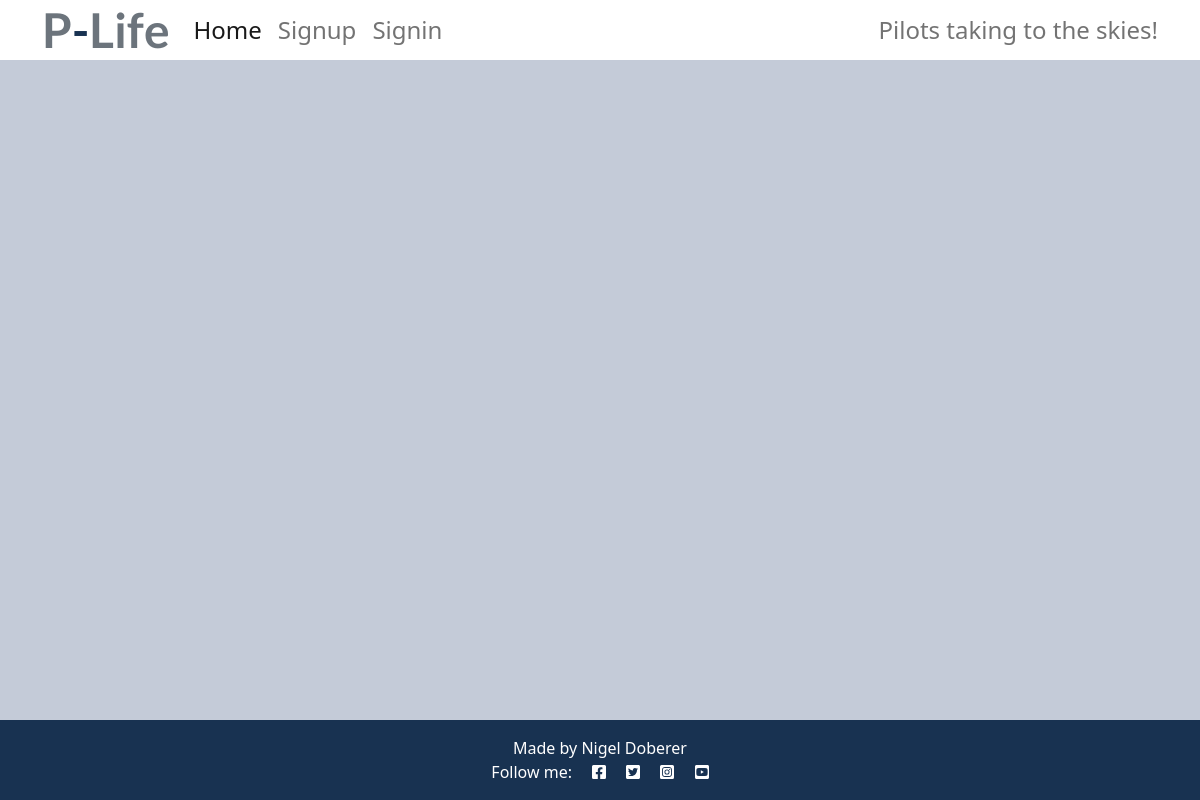
Before: / with the older database file.
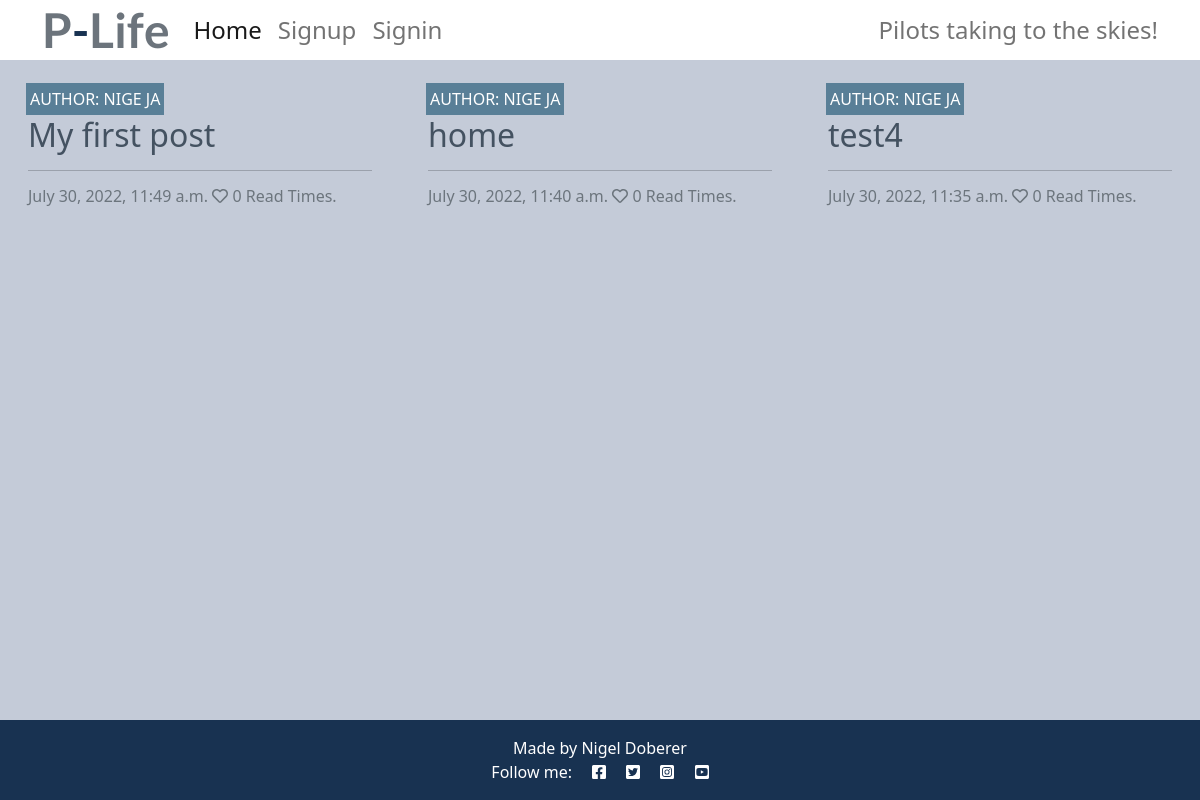
After: the same page with the newer database file.
### forum/models.py (models this page shows, shortened)
class Post(models.Model):
    title = models.CharField(max_length=400, unique=True, blank=True)
    post_image = ResizedImageField(size=[50, 80], quality=100, upload_to="posts", default=None, null=True, blank=True)
    slug = models.SlugField(max_length=400, unique=True, blank=True)
    author = models.ForeignKey(
        Author, on_delete=models.CASCADE, related_name="blog_posts"
    )
    featured_image = CloudinaryField('image', default='placeholder')
    excerpt = models.TextField(blank=True)
    updated_on = models.DateTimeField(auto_now=True)
    content = HTMLField()
    categories = models.ManyToManyField(Category)
    created_on = models.DateTimeField(auto_now_add=True)
    approved = models.BooleanField(default=False)
    hit_count_generic = GenericRelation(
        HitCount, object_id_field='object_pk',
        related_query_name='hit_count_generic_relation'
    )
    tags = TaggableManager()
    status = models.IntegerField(choices=STATUS, default=0)
    likes = models.ManyToManyField(
        User, related_name='blogpost_like', blank=True)
    class Meta:
        ordering = ["-created_on"]
    def number_of_likes(self):
        return self.likes.count()

class Author(models.Model):
    user = models.ForeignKey(User, on_delete=models.CASCADE)
    fullname = models.CharField(max_length=40, blank=True)
    slug = slug = models.SlugField(max_length=400, unique=True, blank=True)
    bio = HTMLField()
    points = models.IntegerField(default=0)
    profile_pic = ResizedImageField(size=[50, 80], quality=100, upload_to="authors", default=None, null=True, blank=True)
    def __str__(self):
        return self.fullname

### forum/views.py (the view)
# urls.py: path("", views.PostList.as_view(), name="home"),
class PostList(generic.ListView):
    model = Post
    queryset = Post.objects.filter(status=1).order_by("-created_on")
    template_name = "index.html"
    paginate_by = 6

### templates/index.html (shortened to what this page needs)
{% extends "base.html" %}
{% block content %}
{% load hitcount_tags %}
<div class="container-fluid">
    <div class="row">
        <div class="col-12 mt-3 left">
            <div class="row">
                {% for post in post_list %}
                <div class="col-md-4">
                    <div class="card mb-4">
                        <div class="card-body">
                            <div class="image-container">
                                <div class="image-flash">
                                    <p class="author">Author: {{ post.author }}</p>
                                </div>
                            </div>
                            <a href="{% url 'post_detail' post.slug  %}" class="post-link">
                                <h2 class="card-title">{{ post.title }}</h2>
                            </a>
                            <hr />
                            <p class="card-text text-muted h6">{{ post.created_on}} <i class="far fa-heart"></i>
                                {{ post.number_of_likes }} Read {% get_hit_count for post %} Times.</p>
                        </div>
                    </div>
                </div>
                {% if forloop.counter|divisibleby:3 %}
            </div>
            <div class="row">
                {% endif %}
                {% endfor %}
            </div>
        </div>
    </div>
</div>
{%endblock%}

### templates/base.html (shortened to what this page needs)
{% load static %}
<!DOCTYPE html>
<html class="h-100">
<head>
    <link rel="stylesheet" href="https://cdnjs.cloudflare.com/ajax/libs/font-awesome/5.15.3/css/all.min.css">
    <link href="https://cdn.jsdelivr.net/npm/bootstrap@5.0.1/dist/css/bootstrap.min.css" rel="stylesheet"
>
    <link rel="stylesheet" href="{% static 'css/style.css' %}">
</head>
<body class="d-flex flex-column h-100 main-bg">
    <nav class="navbar navbar-expand-lg navbar-light bg-white">
        <div class="container-fluid">
            <a class="navbar-brand" href="{% url 'home' %}"><span class="brand">P<span class="blue-dash">-</span>Life</span></span></a>
            <div class="collapse navbar-collapse" id="navbarText">
                <ul class="navbar-nav me-auto mb-2 mb-lg-0">
                    <li class="nav-item">
                        <a class="nav-link active" aria-current="page" href="{% url 'home' %}">Home</a>
                    </li>
                    {% if user.is_authenticated %}
                    <li class="nav-item">
                        <a class="nav-link" href="{% url 'logout' %}">Logout</a>
                    </li>
                    {% else %}
                    <li class="nav-item">
                        <a class="nav-link" href="{% url 'signup' %}">Signup</a>
                    </li>
                    <li class="nav-item">
                        <a class="nav-link" href="{% url 'signin' %}">Signin</a>
                    </li>
                    {% endif %}
                </ul>
                <span class="navbar-text">
                    Pilots taking to the skies!
                </span>
            </div>
        </div>
    </nav>
    <main class="flex-shrink-0 main-bg">
        {% block content %}{% endblock content %}
    </main>
    <footer class="footer mt-auto py-3" id="footer">
        <p class="m-0 text-center text-white">Made by Nigel Doberer</p>
        <p class="m-0 text-center text-white">Follow me: <i class="fab fa-facebook-square ms-3"></i>
            <i class="fab fa-twitter-square ms-3"></i>
            <i class="fab fa-instagram-square ms-3"></i>
            <i class="fab fa-youtube-square ms-3"></i></p>
    </footer>
</body>
</html>

### static/css/style.css (style rules this page uses)
body { background-color: #c4cbd8; }
.navbar { height: 7.5vh; }
.brand { font-family: Lato, sans-serif; font-size: 3rem; font-weight: 700; color: #6c747c; margin-left: 30px; }
.blue-dash { color: #183251; }
.nav-item { color: #183251; font-size: 1.5rem; font-weight: 400; }
.navbar-text { color: #0b1e35; font-size: 1.5rem; font-weight: 400; margin-right: 30px; }
.main-bg { background-color: #c4cbd8; }
.card { border: none; background-color: transparent; }
.image-container { position: relative; }
.image-flash { position: absolute; bottom: 5%; min-width: 30%; left: -2px; background-color: #597f97; }
.author { color: white; margin: 4px; text-transform: uppercase; }
.post-link { text-decoration: none; color: #445261; }
#footer { background-color: #183251; }

Changed rows visible on the page:
added Post: author "NIGE JA", title "My first post", created_on "July 30, 2022, 11:49 a.m.", number_of_likes "0"
added Post: author "NIGE JA", title "home", created_on "July 30, 2022, 11:40 a.m.", number_of_likes "0"
added Post: author "NIGE JA", title "test4", created_on "July 30, 2022, 11:35 a.m.", number_of_likes "0"
